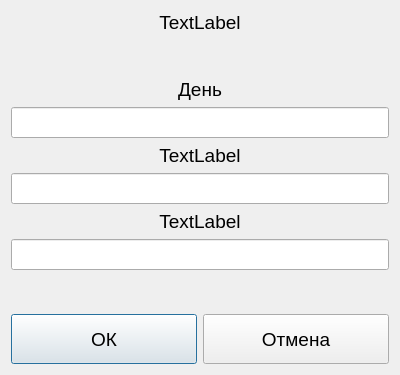
<?xml version="1.0" encoding="UTF-8"?>
<ui version="4.0">
 <class>MinMaxByDayEditDialog</class>
 <widget class="QDialog" name="MinMaxByDayEditDialog">
  <property name="geometry">
   <rect>
    <x>0</x>
    <y>0</y>
    <width>400</width>
    <height>375</height>
   </rect>
  </property>
  <property name="font">
   <font>
    <pointsize>14</pointsize>
   </font>
  </property>
  <property name="windowTitle">
   <string>Dialog</string>
  </property>
  <layout class="QVBoxLayout" name="verticalLayout">
   <item>
    <widget class="QLabel" name="lblTitle">
     <property name="text">
      <string>TextLabel</string>
     </property>
     <property name="alignment">
      <set>Qt::AlignCenter</set>
     </property>
    </widget>
   </item>
   <item>
    <spacer name="verticalSpacer_2">
     <property name="orientation">
      <enum>Qt::Vertical</enum>
     </property>
     <property name="sizeHint" stdset="0">
      <size>
       <width>20</width>
       <height>40</height>
      </size>
     </property>
    </spacer>
   </item>
   <item>
    <widget class="QLabel" name="label_2">
     <property name="text">
      <string>День</string>
     </property>
     <property name="alignment">
      <set>Qt::AlignCenter</set>
     </property>
    </widget>
   </item>
   <item>
    <widget class="QClickableLineEdit" name="txtDayEdit"/>
   </item>
   <item>
    <widget class="QLabel" name="lblMaxValueName">
     <property name="text">
      <string>TextLabel</string>
     </property>
     <property name="alignment">
      <set>Qt::AlignCenter</set>
     </property>
    </widget>
   </item>
   <item>
    <widget class="QClickableLineEdit" name="txtMaxValueEdit"/>
   </item>
   <item>
    <widget class="QLabel" name="lblMinValueName">
     <property name="text">
      <string>TextLabel</string>
     </property>
     <property name="alignment">
      <set>Qt::AlignCenter</set>
     </property>
    </widget>
   </item>
   <item>
    <widget class="QClickableLineEdit" name="txtMinValueEdit"/>
   </item>
   <item>
    <spacer name="verticalSpacer">
     <property name="orientation">
      <enum>Qt::Vertical</enum>
     </property>
     <property name="sizeHint" stdset="0">
      <size>
       <width>20</width>
       <height>40</height>
      </size>
     </property>
    </spacer>
   </item>
   <item>
    <layout class="QHBoxLayout" name="horizontalLayout">
     <item>
      <widget class="QPushButton" name="btnAccept">
       <property name="minimumSize">
        <size>
         <width>0</width>
         <height>50</height>
        </size>
       </property>
       <property name="maximumSize">
        <size>
         <width>16777215</width>
         <height>50</height>
        </size>
       </property>
       <property name="text">
        <string>ОК</string>
       </property>
       <property name="icon">
        <iconset resource="../../Resources.qrc">
         <normaloff>:/Images/ok.png</normaloff>:/Images/ok.png</iconset>
       </property>
       <property name="iconSize">
        <size>
         <width>42</width>
         <height>42</height>
        </size>
       </property>
      </widget>
     </item>
     <item>
      <widget class="QPushButton" name="btnCancel">
       <property name="minimumSize">
        <size>
         <width>0</width>
         <height>50</height>
        </size>
       </property>
       <property name="maximumSize">
        <size>
         <width>16777215</width>
         <height>50</height>
        </size>
       </property>
       <property name="text">
        <string>Отмена</string>
       </property>
       <property name="icon">
        <iconset resource="../../Resources.qrc">
         <normaloff>:/Images/delete.png</normaloff>:/Images/delete.png</iconset>
       </property>
       <property name="iconSize">
        <size>
         <width>42</width>
         <height>42</height>
        </size>
       </property>
      </widget>
     </item>
    </layout>
   </item>
  </layout>
 </widget>
 <customwidgets>
  <customwidget>
   <class>QClickableLineEdit</class>
   <extends>QLineEdit</extends>
   <header location="global">Controls/qclickablelineedit.h</header>
  </customwidget>
 </customwidgets>
 <resources>
  <include location="../../Resources.qrc"/>
 </resources>
 <connections/>
</ui>
